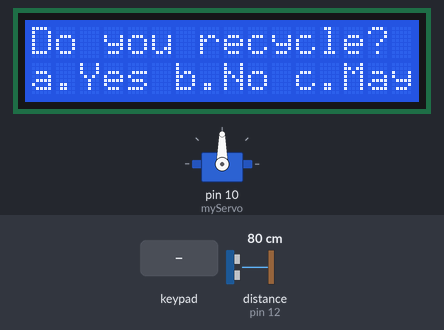
Simulated run of this sketch. Board: Arduino Uno, built with avr-gcc and run on an emulated ATmega328P. Shown: servo, 16×2 character LCD. Inputs (shaded band) come from the test bench; at power-on: distance to the obstacle (sensor on pin 12) 80 cm. The echo pulse lasts 58.3 µs per cm; what the sketch prints to the serial monitor is not drawn.

Above: at 1.2 s.
1.3 s: key 'A' pressed
At 2.5 s:
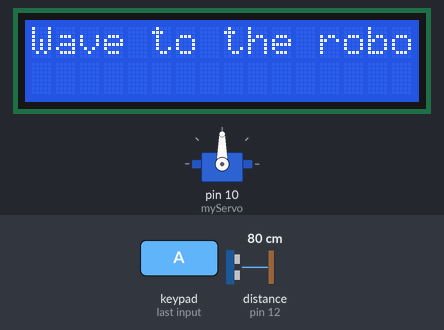
2.8 s: keypad keys 9 8 7 6 D pressed 0.4 s apart
At 7.5 s:
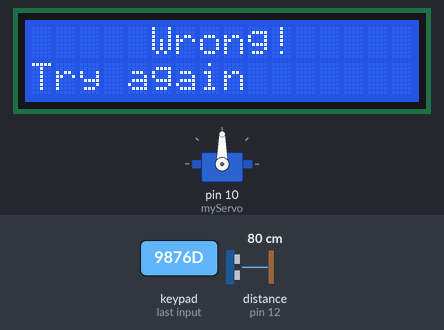
7.8 s: key 'C' pressed
10.8 s: keypad keys 9 8 7 6 # pressed 0.4 s apart
At 13.7 s:
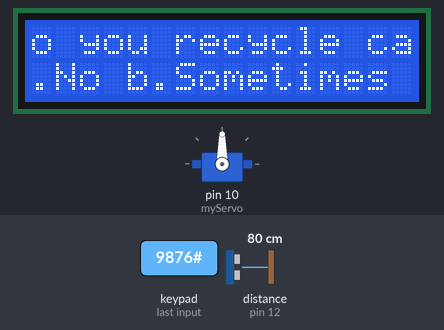
14.4 s: key 'D' pressed
At 15.1 s:
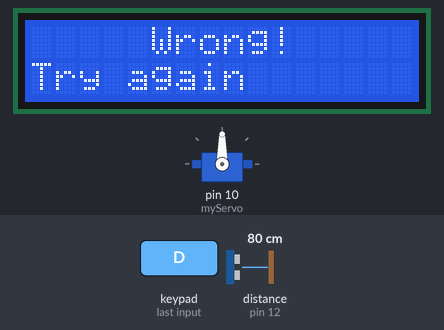
17.4 s: keypad keys 9 8 7 6 * pressed 0.4 s apart
At 20.1 s:
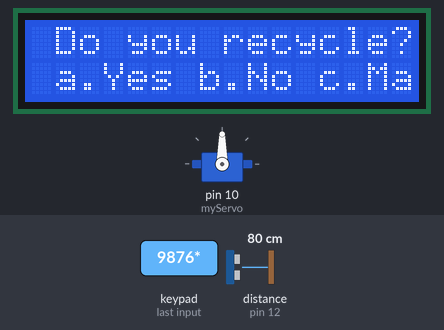
Timing chart, 0 to 21.6 s (numbered marks = the images above; inputs shaded):
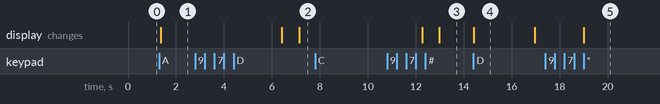

Measured:
- after the input at 1.3 s, the display: changes after 0.06 s (image 1)
- after the input at 2.8 s, the display: first differs from a run without the input after 4.3 s (image 2)
- after the input at 7.8 s, every drawn part: stays the same
- after the input at 10.8 s, the display: first differs from a run without the input after 2.2 s (image 3)
- after the input at 14.4 s, the display: changes at once (image 4)
- after the input at 17.4 s, the display: changes after 1.6 s (image 5)
- what the display in image 4 shows lasts 2.6 s, from 14.4 s to 17.0 s

The sketch:

questionsTest.ino
```cpp
#include <Servo.h>
#include <Ultrasonic.h>
#include <Wire.h>
#include <LiquidCrystal_I2C.h>
#include <Keypad.h>

#define TRIG_PIN 11
#define ECHO_PIN 12

Servo myServo;
Ultrasonic ultrasonic(TRIG_PIN, ECHO_PIN);

const byte ROWS = 4;
const byte COLS = 4;

char hexaKeys[ROWS][COLS] = {
  {'1', '2', '3', 'A'},
  {'4', '5', '6', 'B'},
  {'7', '8', '9', 'C'},
  {'*', '0', '#', 'D'}
};

byte rowPins[ROWS] = {9, 8, 7, 6};
byte colPins[COLS] = {5, 4, 3, 2};
bool correct = false;

Keypad customKeypad = Keypad(makeKeymap(hexaKeys), rowPins, colPins, ROWS, COLS);

LiquidCrystal_I2C lcd(0x27, 16, 2);

unsigned long previousMillis = 0;  // Variable to store the previous time
const unsigned long interval = 1000;  // Interval in milliseconds (1 second)

char correctAnswer;
bool answered = false;
int currentQuestion = 0; // Variable to track current question

void setup() {
  Serial.begin(9600);
  myServo.attach(10);  // Attach servo to pin 10
  lcd.backlight();
  lcd.init();
}

void waitForAnswer(){
  Serial.print("wait for answer: ");
  answered = false;

  while(!answered){
    char customKey = customKeypad.getKey();
    if(customKey){
      if (customKey == correctAnswer){
        answered = true;
        correct = true;
        lcd.clear();
        lcd.setCursor(0,0);
        lcd.print("Correct answer!");
        lcd.setCursor(0,1);
        lcd.print("Wave to the robot!");
        Serial.println("correct answer");
        break;
      }
      else if (customKey == '*'){
        lcd.scrollDisplayRight();
        Serial.println("hellorfhwuisfnsiv");
        Serial.println(customKey);
      }
      else if (customKey == '#'){
        lcd.scrollDisplayLeft();
        Serial.println(customKey);
        Serial.println("hellorfhwuisfnsiv");
      }
      else if ( (customKey == 'A' ||customKey == 'B' || customKey == 'C' || customKey == 'D') && customKey !=correctAnswer ){
        answered = true;
        correct = false;
        lcd.clear();
        lcd.setCursor(5,0);
        lcd.print("Wrong!");
        lcd.setCursor(0,1);
        lcd.print("Try again");
        delay(2500);
      }
    }
  }
}

void askQuestion(){
  Serial.print("ask question: ");
  lcd.clear();
  switch(currentQuestion) {
    case 0:
      lcd.setCursor(0,0);   //Set cursor to character 2 on line 0
      lcd.print("Do you recycle?");
      lcd.setCursor(0,1);   //Move cursor to character 2 on line 1
      lcd.print("a.Yes b.No c.Maybe");
      correctAnswer='A';
      break;
    case 1:
      lcd.setCursor(0,0);
      lcd.print("What is recycling?");
      lcd.setCursor(0,1);
      lcd.print("a.Goofing b.Reusing c.Celebrating");
      correctAnswer='B';
      break;
    case 2:
      lcd.setCursor(0,0);
      lcd.print("Do you recycle paper?");
      lcd.setCursor(0,1);
      lcd.print("a.Of course b.Maybe c.Not at all");
      correctAnswer='A';
      break;
    case 3:
      lcd.setCursor(0,0);
      lcd.print("Do you recycle cans?");
      lcd.setCursor(0,1);
      lcd.print("a.No b.Sometimes c.Of course");
      correctAnswer='C';
      break;
  }
  currentQuestion++; // Move to next question
}

void loop() {
  if(currentQuestion < 4) {
    askQuestion();
    waitForAnswer();
  }

  if(correct) {
    lcd.clear();
    lcd.setCursor(0,0);
    lcd.print("Wave to the robot!");
    unsigned long previousMillis = millis();  // Get the current time

    while(millis() - previousMillis < 5000) {
      // Check for ultrasonic sensor input here
      unsigned int distance = ultrasonic.read();
      if (distance < 20) {  // Adjust distance threshold as needed
        // Object detected within 20cm, move servo to a specific angle
        myServo.write(0);  // Example angle, adjust as needed
        delay(4000); //keep the door open for 4 seconds
        // No object detected, return servo to default position
        myServo.write(90);  // Example angle, adjust as needed
      }
      // Wait for 5 seconds before resetting to the next question
    }
    correct = false;
  }

  if(currentQuestion == 4) {
    currentQuestion = 0; // Reset to first question
  }
}
```
